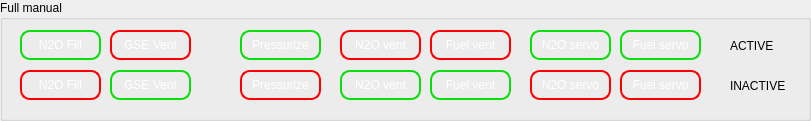
   <widget class="QGroupBox" name="groupBox_4">
    <property name="geometry">
     <rect>
      <x>20</x>
      <y>730</y>
      <width>811</width>
      <height>121</height>
     </rect>
    </property>
    <property name="title">
     <string>Full manual</string>
    </property>
    <widget class="QPushButton" name="cmd_active_N2O_fill">
     <property name="geometry">
      <rect>
       <x>20</x>
       <y>30</y>
       <width>81</width>
       <height>30</height>
      </rect>
     </property>
     <property name="styleSheet">
      <string notr="true">QPushButton{
color: white;
font: 9pt &quot;Verdana&quot;;
border-radius: 10px;
border: 2px  solid rgb(8, 222, 10);;
}
QPushButton:hover {
font: 700 9pt &quot;Verdana&quot;;
}
QPushButton:pressed {
font: 700 9pt &quot;Verdana&quot;;
background: rgb(8, 222, 10);;
color: black;
}</string>
     </property>
     <property name="text">
      <string>N2O Fill</string>
     </property>
     <property name="flat">
      <bool>false</bool>
     </property>
    </widget>
    <widget class="QPushButton" name="cmd_inactive_N2O_fill">
     <property name="geometry">
      <rect>
       <x>20</x>
       <y>70</y>
       <width>81</width>
       <height>30</height>
      </rect>
     </property>
     <property name="styleSheet">
      <string notr="true">QPushButton{
color: white;
font: 9pt &quot;Verdana&quot;;
border-radius: 10px;
border: 2px  solid red;
}
QPushButton:hover {
font: 700 9pt &quot;Verdana&quot;;
}
QPushButton:pressed {
font: 700 9pt &quot;Verdana&quot;;
background: red;
color: black;
}</string>
     </property>
     <property name="text">
      <string>N2O Fill</string>
     </property>
     <property name="flat">
      <bool>false</bool>
     </property>
    </widget>
    <widget class="QPushButton" name="cmd_active_GSE_vent">
     <property name="geometry">
      <rect>
       <x>110</x>
       <y>30</y>
       <width>81</width>
       <height>30</height>
      </rect>
     </property>
     <property name="styleSheet">
      <string notr="true">QPushButton{
color: white;
font: 9pt &quot;Verdana&quot;;
border-radius: 10px;
border: 2px  solid red;
}
QPushButton:hover {
font: 700 9pt &quot;Verdana&quot;;
}
QPushButton:pressed {
font: 700 9pt &quot;Verdana&quot;;
background: red;
color: black;
}</string>
     </property>
     <property name="text">
      <string>GSE Vent</string>
     </property>
     <property name="flat">
      <bool>false</bool>
     </property>
    </widget>
    <widget class="QPushButton" name="cmd_inactive_GSE_vent">
     <property name="geometry">
      <rect>
       <x>110</x>
       <y>70</y>
       <width>81</width>
       <height>30</height>
      </rect>
     </property>
     <property name="styleSheet">
      <string notr="true">QPushButton{
color: white;
font: 9pt &quot;Verdana&quot;;
border-radius: 10px;
border: 2px  solid rgb(8, 222, 10);;
}
QPushButton:hover {
font: 700 9pt &quot;Verdana&quot;;
}
QPushButton:pressed {
font: 700 9pt &quot;Verdana&quot;;
background: rgb(8, 222, 10);;
color: black;
}</string>
     </property>
     <property name="text">
      <string>GSE Vent</string>
     </property>
     <property name="flat">
      <bool>false</bool>
     </property>
    </widget>
    <widget class="QPushButton" name="cmd_inactive_pressurization">
     <property name="geometry">
      <rect>
       <x>240</x>
       <y>70</y>
       <width>81</width>
       <height>30</height>
      </rect>
     </property>
     <property name="styleSheet">
      <string notr="true">QPushButton{
color: white;
font: 9pt &quot;Verdana&quot;;
border-radius: 10px;
border: 2px  solid red;
}
QPushButton:hover {
font: 700 9pt &quot;Verdana&quot;;
}
QPushButton:pressed {
font: 700 9pt &quot;Verdana&quot;;
background: red;
color: black;
}</string>
     </property>
     <property name="text">
      <string>Pressurize</string>
     </property>
     <property name="flat">
      <bool>false</bool>
     </property>
    </widget>
    <widget class="QPushButton" name="cmd_active_pressurization">
     <property name="geometry">
      <rect>
       <x>240</x>
       <y>30</y>
       <width>81</width>
       <height>30</height>
      </rect>
     </property>
     <property name="styleSheet">
      <string notr="true">QPushButton{
color: white;
font: 9pt &quot;Verdana&quot;;
border-radius: 10px;
border: 2px  solid rgb(8, 222, 10);;
}
QPushButton:hover {
font: 700 9pt &quot;Verdana&quot;;
}
QPushButton:pressed {
font: 700 9pt &quot;Verdana&quot;;
background: rgb(8, 222, 10);;
color: black;
}</string>
     </property>
     <property name="text">
      <string>Pressurize</string>
     </property>
     <property name="flat">
      <bool>false</bool>
     </property>
    </widget>
    <widget class="QPushButton" name="cmd_active_N2O_vent">
     <property name="geometry">
      <rect>
       <x>340</x>
       <y>30</y>
       <width>81</width>
       <height>30</height>
      </rect>
     </property>
     <property name="styleSheet">
      <string notr="true">QPushButton{
color: white;
font: 9pt &quot;Verdana&quot;;
border-radius: 10px;
border: 2px  solid red;
}
QPushButton:hover {
font: 700 9pt &quot;Verdana&quot;;
}
QPushButton:pressed {
font: 700 9pt &quot;Verdana&quot;;
background: red;
color: black;
}</string>
     </property>
     <property name="text">
      <string>N2O vent</string>
     </property>
     <property name="flat">
      <bool>false</bool>
     </property>
    </widget>
    <widget class="QPushButton" name="cmd_inactive_fuel_vent">
     <property name="geometry">
      <rect>
       <x>430</x>
       <y>70</y>
       <width>81</width>
       <height>30</height>
      </rect>
     </property>
     <property name="styleSheet">
      <string notr="true">QPushButton{
color: white;
font: 9pt &quot;Verdana&quot;;
border-radius: 10px;
border: 2px  solid rgb(8, 222, 10);;
}
QPushButton:hover {
font: 700 9pt &quot;Verdana&quot;;
}
QPushButton:pressed {
font: 700 9pt &quot;Verdana&quot;;
background: rgb(8, 222, 10);;
color: black;
}</string>
     </property>
     <property name="text">
      <string>Fuel vent</string>
     </property>
     <property name="flat">
      <bool>false</bool>
     </property>
    </widget>
    <widget class="QPushButton" name="cmd_inactive_N2O_vent">
     <property name="geometry">
      <rect>
       <x>340</x>
       <y>70</y>
       <width>81</width>
       <height>30</height>
      </rect>
     </property>
     <property name="styleSheet">
      <string notr="true">QPushButton{
color: white;
font: 9pt &quot;Verdana&quot;;
border-radius: 10px;
border: 2px  solid rgb(8, 222, 10);;
}
QPushButton:hover {
font: 700 9pt &quot;Verdana&quot;;
}
QPushButton:pressed {
font: 700 9pt &quot;Verdana&quot;;
background: rgb(8, 222, 10);;
color: black;
}</string>
     </property>
     <property name="text">
      <string>N2O vent</string>
     </property>
     <property name="flat">
      <bool>false</bool>
     </property>
    </widget>
    <widget class="QPushButton" name="cmd_active_fuel_vent">
     <property name="geometry">
      <rect>
       <x>430</x>
       <y>30</y>
       <width>81</width>
       <height>30</height>
      </rect>
     </property>
     <property name="styleSheet">
      <string notr="true">QPushButton{
color: white;
font: 9pt &quot;Verdana&quot;;
border-radius: 10px;
border: 2px  solid red;
}
QPushButton:hover {
font: 700 9pt &quot;Verdana&quot;;
}
QPushButton:pressed {
font: 700 9pt &quot;Verdana&quot;;
background: red;
color: black;
}</string>
     </property>
     <property name="text">
      <string>Fuel vent</string>
     </property>
     <property name="flat">
      <bool>false</bool>
     </property>
    </widget>
    <widget class="QPushButton" name="cmd_inactive_N2O_servo">
     <property name="geometry">
      <rect>
       <x>530</x>
       <y>70</y>
       <width>81</width>
       <height>30</height>
      </rect>
     </property>
     <property name="styleSheet">
      <string notr="true">QPushButton{
color: white;
font: 9pt &quot;Verdana&quot;;
border-radius: 10px;
border: 2px  solid red;
}
QPushButton:hover {
font: 700 9pt &quot;Verdana&quot;;
}
QPushButton:pressed {
font: 700 9pt &quot;Verdana&quot;;
background: red;
color: black;
}</string>
     </property>
     <property name="text">
      <string>N2O servo</string>
     </property>
     <property name="flat">
      <bool>false</bool>
     </property>
    </widget>
    <widget class="QPushButton" name="cmd_active_N2O_servo">
     <property name="geometry">
      <rect>
       <x>530</x>
       <y>30</y>
       <width>81</width>
       <height>30</height>
      </rect>
     </property>
     <property name="styleSheet">
      <string notr="true">QPushButton{
color: white;
font: 9pt &quot;Verdana&quot;;
border-radius: 10px;
border: 2px  solid rgb(8, 222, 10);;
}
QPushButton:hover {
font: 700 9pt &quot;Verdana&quot;;
}
QPushButton:pressed {
font: 700 9pt &quot;Verdana&quot;;
background: rgb(8, 222, 10);;
color: black;
}</string>
     </property>
     <property name="text">
      <string>N2O servo</string>
     </property>
     <property name="flat">
      <bool>false</bool>
     </property>
    </widget>
    <widget class="QPushButton" name="cmd_active_fuel_servo">
     <property name="geometry">
      <rect>
       <x>620</x>
       <y>30</y>
       <width>81</width>
       <height>30</height>
      </rect>
     </property>
     <property name="styleSheet">
      <string notr="true">QPushButton{
color: white;
font: 9pt &quot;Verdana&quot;;
border-radius: 10px;
border: 2px  solid rgb(8, 222, 10);;
}
QPushButton:hover {
font: 700 9pt &quot;Verdana&quot;;
}
QPushButton:pressed {
font: 700 9pt &quot;Verdana&quot;;
background: rgb(8, 222, 10);;
color: black;
}</string>
     </property>
     <property name="text">
      <string>Fuel servo</string>
     </property>
     <property name="flat">
      <bool>false</bool>
     </property>
    </widget>
    <widget class="QPushButton" name="cmd_inactive_fuel_servo">
     <property name="geometry">
      <rect>
       <x>620</x>
       <y>70</y>
       <width>81</width>
       <height>30</height>
      </rect>
     </property>
     <property name="styleSheet">
      <string notr="true">QPushButton{
color: white;
font: 9pt &quot;Verdana&quot;;
border-radius: 10px;
border: 2px  solid red;
}
QPushButton:hover {
font: 700 9pt &quot;Verdana&quot;;
}
QPushButton:pressed {
font: 700 9pt &quot;Verdana&quot;;
background: red;
color: black;
}</string>
     </property>
     <property name="text">
      <string>Fuel servo</string>
     </property>
     <property name="flat">
      <bool>false</bool>
     </property>
    </widget>
    <widget class="QLabel" name="label_8">
     <property name="geometry">
      <rect>
       <x>730</x>
       <y>30</y>
       <width>61</width>
       <height>31</height>
      </rect>
     </property>
     <property name="styleSheet">
      <string notr="true">background: transparent;
font: 9pt &quot;Verdana&quot;;
</string>
     </property>
     <property name="text">
      <string>ACTIVE</string>
     </property>
    </widget>
    <widget class="QLabel" name="label_9">
     <property name="geometry">
      <rect>
       <x>730</x>
       <y>70</y>
       <width>61</width>
       <height>31</height>
      </rect>
     </property>
     <property name="styleSheet">
      <string notr="true">background: transparent;
font: 9pt &quot;Verdana&quot;;
</string>
     </property>
     <property name="text">
      <string>INACTIVE</string>
     </property>
    </widget>
   </widget>
